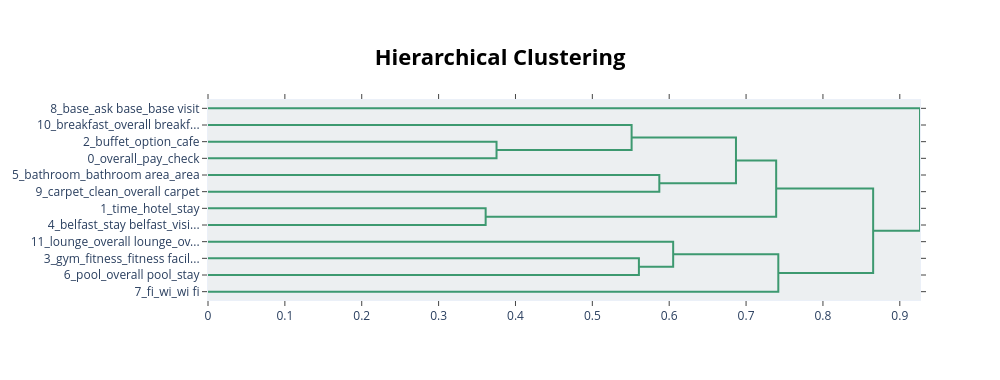

Write notebook code for a chart like this one.
### Code cell
topic_model.visualize_hierarchy()

### Figure 1 — Plotly figure (JSON) as saved in the notebook; plotly's stock layout.template omitted (floating-point values rounded to 4 significant figures)
{"data": [{"hoverinfo": "text", "marker": {"color": "rgb(61,153,112)"}, "mode": "lines", "type": "scatter", "x": [0.0, 0.3754, 0.3754, 0.0], "xaxis": "x", "y": [-25.0, -25.0, -35.0, -35.0], "yaxis": "y"}, {"hoverinfo": "text", "marker": {"color": "rgb(61,153,112)"}, "mode": "lines", "type": "scatter", "x": [0.0, 0.5511, 0.5511, 0.3754], "xaxis": "x", "y": [-15.0, -15.0, -30.0, -30.0], "yaxis": "y"}, {"hoverinfo": "text", "marker": {"color": "rgb(61,153,112)"}, "mode": "lines", "type": "scatter", "x": [0.0, 0.5871, 0.5871, 0.0], "xaxis": "x", "y": [-45.0, -45.0, -55.0, -55.0], "yaxis": "y"}, {"hoverinfo": "text", "marker": {"color": "rgb(61,153,112)"}, "mode": "lines", "type": "scatter", "x": [0.5511, 0.6869, 0.6869, 0.5871], "xaxis": "x", "y": [-22.5, -22.5, -50.0, -50.0], "yaxis": "y"}, {"hoverinfo": "text", "marker": {"color": "rgb(61,153,112)"}, "mode": "lines", "type": "scatter", "x": [0.0, 0.3612, 0.3612, 0.0], "xaxis": "x", "y": [-65.0, -65.0, -75.0, -75.0], "yaxis": "y"}, {"hoverinfo": "text", "marker": {"color": "rgb(61,153,112)"}, "mode": "lines", "type": "scatter", "x": [0.6869, 0.7392, 0.7392, 0.3612], "xaxis": "x", "y": [-36.25, -36.25, -70.0, -70.0], "yaxis": "y"}, {"hoverinfo": "text", "marker": {"color": "rgb(61,153,112)"}, "mode": "lines", "type": "scatter", "x": [0.0, 0.5606, 0.5606, 0.0], "xaxis": "x", "y": [-95.0, -95.0, -105.0, -105.0], "yaxis": "y"}, {"hoverinfo": "text", "marker": {"color": "rgb(61,153,112)"}, "mode": "lines", "type": "scatter", "x": [0.0, 0.6052, 0.6052, 0.5606], "xaxis": "x", "y": [-85.0, -85.0, -100.0, -100.0], "yaxis": "y"}, {"hoverinfo": "text", "marker": {"color": "rgb(61,153,112)"}, "mode": "lines", "type": "scatter", "x": [0.6052, 0.7419, 0.7419, 0.0], "xaxis": "x", "y": [-92.5, -92.5, -115.0, -115.0], "yaxis": "y"}, {"hoverinfo": "text", "marker": {"color": "rgb(61,153,112)"}, "mode": "lines", "type": "scatter", "x": [0.7392, 0.8653, 0.8653, 0.7419], "xaxis": "x", "y": [-53.12, -53.12, -103.8, -103.8], "yaxis": "y"}, {"hoverinfo": "text", "marker": {"color": "rgb(61,153,112)"}, "mode": "lines", "type": "scatter", "x": [0.0, 0.9263, 0.9263, 0.8653], "xaxis": "x", "y": [-5.0, -5.0, -78.44, -78.44], "yaxis": "y"}], "layout": {"autosize": false, "height": 380, "hoverlabel": {"bgcolor": "white", "font": {"family": "Rockwell", "size": 16}}, "hovermode": "closest", "plot_bgcolor": "#ECEFF1", "showlegend": false, "title": {"font": {"color": "Black", "size": 22}, "text": "<b>Hierarchical Clustering</b>", "x": 0.5, "xanchor": "center", "yanchor": "top"}, "width": 1000, "xaxis": {"mirror": "allticks", "rangemode": "tozero", "showgrid": false, "showline": true, "showticklabels": true, "ticks": "outside", "type": "linear", "zeroline": false}, "yaxis": {"mirror": "allticks", "range": [-120, 0], "rangemode": "tozero", "showgrid": false, "showline": true, "showticklabels": true, "tickmode": "array", "ticks": "outside", "ticktext": ["8_base_ask base_base visit", "10_breakfast_overall breakf...", "2_buffet_option_cafe", "0_overall_pay_check", "5_bathroom_bathroom area_area", "9_carpet_clean_overall carpet", "1_time_hotel_stay", "4_belfast_stay belfast_visi...", "11_lounge_overall lounge_ov...", "3_gym_fitness_fitness facil...", "6_pool_overall pool_stay", "7_fi_wi_wi fi"], "tickvals": [-5, -15, -25, -35, -45, -55, -65, -75, -85, -95, -105, -115], "type": "linear", "zeroline": false}}}
